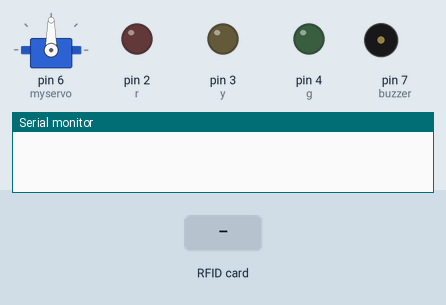
Recording of a sketch running on a simulated Arduino Uno, built for the host (arithmetic inside an expression is 32-bit, double 64-bit). Parts: servo, output pins drawn as LEDs (lit = HIGH), buzzer (waves = sounding, pin HIGH), the last lines printed to the serial monitor. The test bench sets the inputs (shaded band). WiFi joins after 1.5 s; servers stay silent unless stated; uploads are accepted with an empty reply.

Above: at 0.0 s.
At 7.9 s:
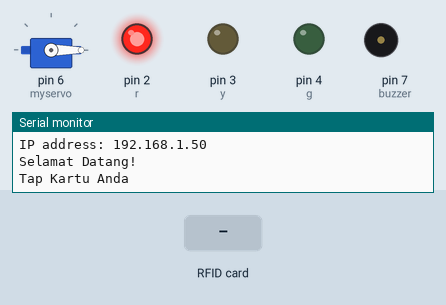
8.0 s: RFID card 5E 7A 19 C4 held to the reader
At 9.9 s:
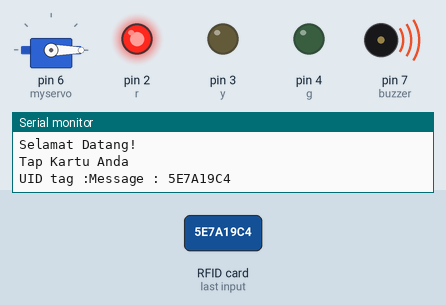
Timing chart, 0 to 11.9 s (numbered marks = the images above; inputs shaded):
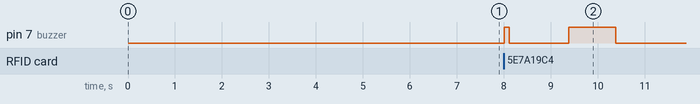

The sketch:

sistemtol.ino
```cpp
#include <SPI.h>
#include <Ethernet.h>
#include <ArduinoJson.h> //6.17.3
#include <SPI.h>
#include <MFRC522.h>
#include <Servo.h>

Servo myservo;

// replace the MAC address below by the MAC address printed on a sticker on the Arduino Shield 2
byte mac[] = { 0xDE, 0xAD, 0xBE, 0xEF, 0xFE, 0xED };

EthernetClient client;

int    HTTP_PORT   = 80;
String HTTP_METHOD = "GET";
char   HOST_NAME[] = "192.168.1.57";// change to your PC's IP address
//char   HOST_NAME[] = "bilii.000webhostapp.com"; //kalo pake hosting
//String PATH_NAME   = "/data-api.php"; //kalo make ip tambahain folderny kek /rfidui/
String PATH_NAME = "/rfidui/data-api.php";
String getData;

#define SS_PIN 9
#define RST_PIN 8
#define buzzer 7

int servopin = 6;
int ir = A1;
int r = 2;
int y = 3;
int g = 4;
int x = 15;

//char pesan1[] = "1";
//char pesan2[] = "2";
//char pesan3[] = "3";

//untuk led
bool green = false;
bool red = false;

MFRC522 mfrc522(SS_PIN, RST_PIN);   // Create MFRC522 instance.

void setup() {
  myservo.attach(6);
  Serial.begin(115200);
  pinMode (buzzer,OUTPUT);
  pinMode (r,OUTPUT);
  pinMode (y,OUTPUT);
  pinMode (g,OUTPUT);
  pinMode (ir, INPUT);
  while(!Serial);
  SPI.begin();      // Initiate  SPI bus
  mfrc522.PCD_Init();   // Initiate MFRC522
 // mfrc522.PDC_DumpVersionToSerial();

  //delay(3000);
  //START IP DHCP
  Serial.println("Konfigurasi DHCP, Silahkan Tunggu!");
  if (Ethernet.begin(mac) == 0) {
    Serial.println("DHCP Gagal!");
    if (Ethernet.hardwareStatus() == EthernetNoHardware) {
      Serial.println("Ethernet Tidak tereteksi :(");
    } else if (Ethernet.linkStatus() == LinkOFF) {
      Serial.println("Hubungkan kabel Ethernet!");
    }
    while (true) {delay(1);}
  }
  //End DHCP
  delay(5000);
  Serial.print("IP address: ");
  Serial.println(Ethernet.localIP());
  client.connect(HOST_NAME, HTTP_PORT);
  Serial.println("Selamat Datang!");
  Serial.println("Tap Kartu Anda");

  digitalWrite(r, HIGH);
  digitalWrite(y, LOW);
  digitalWrite(g, LOW);
  myservo.write(0);

}

void loop() {
    digitalWrite(r, HIGH);
    digitalWrite(y, LOW);
    digitalWrite(g, LOW);

  //Baca data
   //Program yang akan dijalankan berulang-ulang
  if ( ! mfrc522.PICC_IsNewCardPresent()) {return;}
  // Select one of the cards
  if ( ! mfrc522.PICC_ReadCardSerial()) {return;}

  //Show UID on serial monitor
  Serial.print("UID tag :");
  String uidString;
  byte letter;
  for (byte i = 0; i < mfrc522.uid.size; i++)
  {
     uidString.concat(String(mfrc522.uid.uidByte[i] < 0x10 ? "" : ""));
     uidString.concat(String(mfrc522.uid.uidByte[i], HEX));
  }
  digitalWrite(r, HIGH);
  digitalWrite(y, LOW);
  digitalWrite(g, LOW);
  Serial.print("Message : ");
  uidString.toUpperCase();
  Serial.println(uidString);
  digitalWrite(buzzer,HIGH);
  delay(100);
  digitalWrite(buzzer,LOW);

  String namatol = "condet";

    //POST TO WEB
    client.connect(HOST_NAME, HTTP_PORT);
    client.println(HTTP_METHOD + " " + PATH_NAME +
                   "?rfid=" + String(uidString) +
                   "&tol=" + namatol +
                   " HTTP/1.1");
    client.println("Host: " + String(HOST_NAME));
    client.println("Connection: close");
    client.println(); // end HTTP header

    while(client.connected()) {
      if(client.available()){
        char endOfHeaders[] = "\r\n\r\n";
        client.find(endOfHeaders);
        getData = client.readString();
        getData.trim();

        //AMBIL DATA JSON
        const size_t capacity = JSON_OBJECT_SIZE(10) + 160; //cari dulu nilainya pakai Arduino Json 5 Asisten
        DynamicJsonDocument doc(capacity);
        //StaticJsonDocument<192> doc;
        DeserializationError error = deserializeJson(doc, getData);

        const char* id_dibaca       = doc["id"];
        const char* rfid_dibaca     = doc["rfid"];
        const char* nama_dibaca     = doc["nama"];
        const char* alamat_dibaca   = doc["alamat"];
        const char* telepon_dibaca  = doc["telepon"];
        const char* saldo_dibaca    = doc["saldo"];
        const char* tanggal_dibaca  = doc["tanggal"];
        const char* tol_dibaca      = doc["namatol"];
        const char* ceksaldo        = doc["ceksaldo"];
        const char* harga_dibaca    = doc["harga"];

       //LOGIKA
       if( (String(nama_dibaca)!="") && (String(ceksaldo) == "cukup") ){
        green = true;

//          //POST TO WEB
//    client.connect(HOST_NAME, HTTP_PORT);
//    client.println(HTTP_METHOD + " " + "api-lcd.php" +
//                   "?lcd=" + String(pesan2) +
//                   " HTTP/1.1");
//    client.println("Host: " + String(HOST_NAME));
//    client.println("Connection: close");
//    client.println(); // end HTTP header

        //led nya
        Registered();
        buzzeroke();
        Serial.println("Kartu Terdaftar!");
        Serial.println(getData);
        //POST TO SERIAL
         Serial.print("ID       = ");Serial.println(id_dibaca);
         Serial.print("RFID     = ");Serial.println(rfid_dibaca);
         Serial.print("Nama     = ");Serial.println(nama_dibaca);
         Serial.print("Alamat   = ");Serial.println(alamat_dibaca);
         Serial.print("Telepon  = ");Serial.println(telepon_dibaca);
         Serial.print("Saldo    = ");Serial.println(saldo_dibaca);
         Serial.print("Waktu    = ");Serial.println(tanggal_dibaca);
         Serial.print("Tol    = ");Serial.println(tol_dibaca);
         Serial.print("Harga    = ");Serial.println(harga_dibaca);
         Serial.println();
         myservo.write(90);
//         int pos;
//           for (pos = 0; pos <= 90; pos += 1) { // goes from 0 degrees to 180 degrees
//    // in steps of 1 degree
//    myservo.write(pos);              // tell servo to go to position in variable 'pos'
//    delay(x);                       // waits 15ms for the servo to reach the position
//  }
         Serial.println("Gerbang Terbuka");

         while(1){
          int vir = digitalRead(ir);
          if(vir == 1){
            continue;
          }else {
//            int pos;
//              for (pos = 90; pos >= 0; pos -= 1) { // goes from 180 degrees to 0 degrees
//    myservo.write(pos);              // tell servo to go to position in variable 'pos'
//    delay(x);                       // waits 15ms for the servo to reach the position
//  }
//            //POST TO WEB
//            client.connect(HOST_NAME, HTTP_PORT);
//            client.println(HTTP_METHOD + " " + "api-lcd.php" +
//                           "?lcd=" + String(pesan3) +
//                           " HTTP/1.1");
//            client.println("Host: " + String(HOST_NAME));
//            client.println("Connection: close");
//            client.println(); // end HTTP header
            red = true;
            NotRegistered();
            delay(1000);
            myservo.write(0);
            Serial.println("Gerbang Tertutup");
            break;
          }
         }
       }else if( (String(nama_dibaca)!="") and (String(ceksaldo) == "kurang") ){
        digitalWrite(r, HIGH);
        digitalWrite(y, LOW);
        digitalWrite(g, LOW);
         Serial.print("ID       = ");Serial.println(id_dibaca);
         Serial.print("RFID     = ");Serial.println(rfid_dibaca);
         Serial.print("Nama     = ");Serial.println(nama_dibaca);
         Serial.print("Alamat   = ");Serial.println(alamat_dibaca);
         Serial.print("Telepon  = ");Serial.println(telepon_dibaca);
         Serial.print("Saldo    = ");Serial.println(saldo_dibaca);
         Serial.print("Waktu    = ");Serial.println(tanggal_dibaca);
         Serial.print("Tol    = ");Serial.println(tol_dibaca);
         Serial.print("Harga    = ");Serial.println(harga_dibaca);
         Serial.println("Saldo kurang, SILAHKAN TOPUP!!!");
       }
       else if(String(nama_dibaca)== "") {
        red = true;
        NotRegistered();
        buzzergagal();
        Serial.println("Kartu Tidak terdaftar!");
        Serial.print("Tol    = ");Serial.println(tol_dibaca);
        Serial.print("Harga    = ");Serial.println(harga_dibaca);
        Serial.println();
        Serial.println("Gerbang Tertutup");
       }
      }
    }
    //delay(1000);
}

void buzzeroke(){
  digitalWrite(buzzer,HIGH);
  delay(100);
  digitalWrite(buzzer,LOW);
  delay(100);
  digitalWrite(buzzer,HIGH);
  delay(100);
  digitalWrite(buzzer,LOW);
  delay(100);
}

void buzzergagal(){
  digitalWrite(buzzer,HIGH);
  delay(1000);
  digitalWrite(buzzer,LOW);
  delay(10);
}

void Registered(){
  if(green && red == false){
    digitalWrite(r, LOW);
    digitalWrite(y, LOW);
    digitalWrite(g, HIGH);
  }else if(green && red){
    digitalWrite(r, LOW);
    digitalWrite(y, HIGH);
    delay(250);
    digitalWrite(y, LOW);
    digitalWrite(g, HIGH);
    red = 0;
  }
}

void NotRegistered(){
    if(green == false && red){
    digitalWrite(r, HIGH);
    digitalWrite(y, LOW);
    digitalWrite(g, LOW);
  }else if(green && red){
    digitalWrite(g, LOW);
    digitalWrite(y, HIGH);
    delay(250);
    digitalWrite(y, LOW);
    digitalWrite(r, HIGH);
    green = 0;
  }
}
```

Measured:
- after the input at 8.0 s, pin 7 (buzzer): LOW → HIGH at once, → LOW 0.10 s later, → HIGH 1.3 s later, → LOW 1.0 s later
